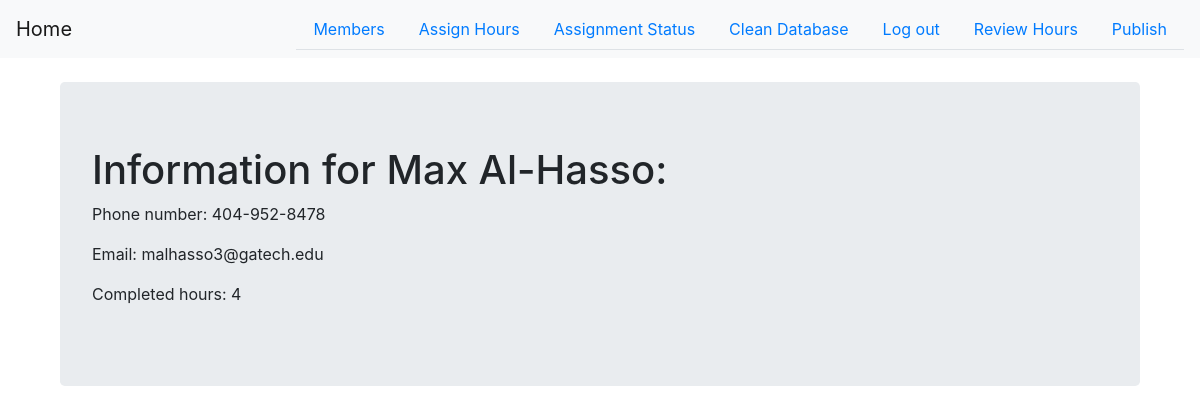
The app's page /member/1 (signed in), older data.
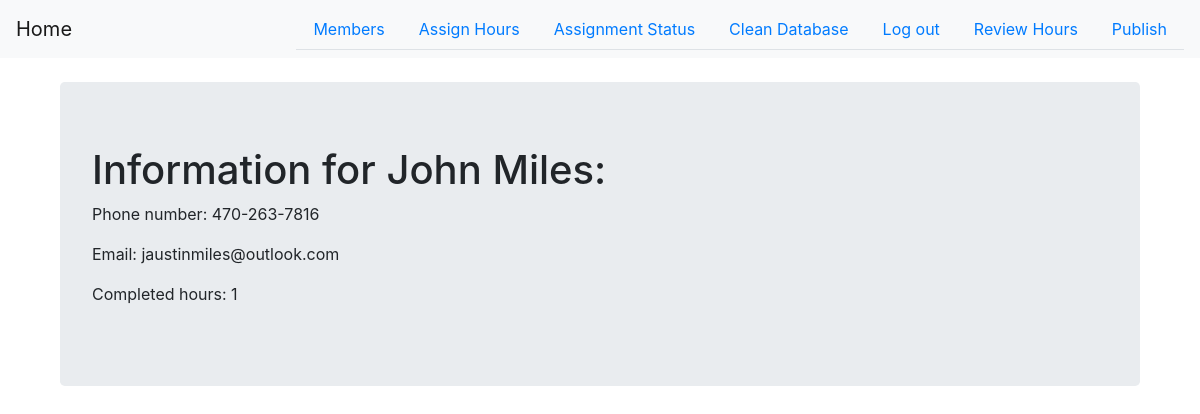
The same page, newer data.
### app.py (models this page shows, shortened)
class Member(db.Model):
    id = db.Column(db.Integer, primary_key=True)
    first = db.Column(db.Text)
    last = db.Column(db.Text)
    phone = db.Column(db.Text)
    email = db.Column(db.Text)
    status = db.Column(db.Text)
    active = db.Column(db.Boolean)
    hours = db.Column(db.Integer)
    assigned = db.Column(db.Boolean)

### app.py (the view)
@app.route('/member/<identifier>')
@login_required
def member_page(identifier):
    member = Member.query.get(identifier)
    return render_template('member_page.html', member=member)

### app.py (called while the page is built)
@login_manager.user_loader
def load_user(user_id):
    return User.query.get(user_id)

### templates/member_page.html
{% extends "base.html" %}
{% block content %}
    <br>
    <div class="jumbotron" style="margin-right: 5%; margin-left: 5%">
        <h1>Information for {{ member.first + ' ' + member.last}}:</h1>
        <p>Phone number: {{ member.phone }}</p>
        <p>Email: {{ member.email }}</p>
        <p>Completed hours: {{ member.hours }}</p>
    </div>
{% endblock %}

Row changes from the older to the newer data that the page shows:
changed Member: first+last "Max Al-Hasso" → "John Miles"; phone "404-952-8478" → "470-263-7816"; email "malhasso3@gatech.edu" → "jaustinmiles@outlook.com"; hours "4" → "1"
